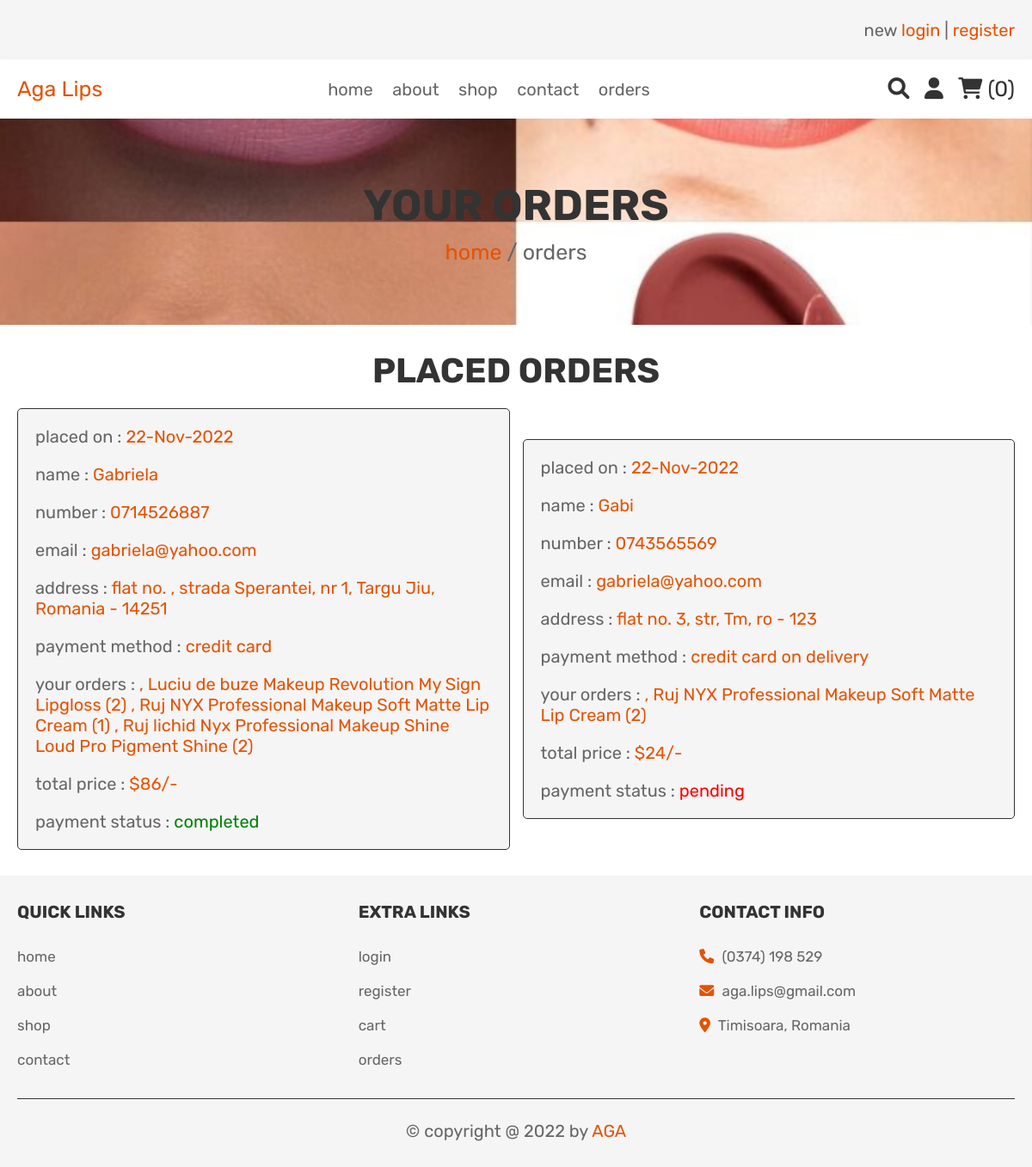
The page /orders.php (signed in) on the database its author committed.
### tables this page shows
CREATE TABLE `orders` (
  `id` int(100) NOT NULL,
  `user_id` int(100) NOT NULL,
  `name` varchar(100) NOT NULL,
  `number` varchar(12) NOT NULL,
  `email` varchar(100) NOT NULL,
  `method` varchar(50) NOT NULL,
  `address` varchar(500) NOT NULL,
  `total_products` varchar(1000) NOT NULL,
  `total_price` int(100) NOT NULL,
  `placed_on` varchar(50) NOT NULL,
  `payment_status` varchar(20) NOT NULL DEFAULT 'pending'
);

### orders.php (the view, shortened to what this page needs)
<?php
include 'config.php';
$user_id = $_SESSION['user_id'];
?>
<!DOCTYPE html>
<html lang="en">
<head>
   <link rel="stylesheet" href="https://cdnjs.cloudflare.com/ajax/libs/font-awesome/6.0.0/css/all.min.css">
   <link rel="stylesheet" href="css/style.css">
</head>
<body>
<?php include 'header.php'; ?>
<div class="heading">
   <h3>your orders</h3>
   <p> <a href="home.php">home</a> / orders </p>
</div>
<section class="placed-orders">
   <h1 class="title">placed orders</h1>
   <div class="box-container">
      <?php
         $order_query = mysqli_query($conn, "SELECT * FROM `orders` WHERE user_id = '$user_id'") or die('query failed');
         if(mysqli_num_rows($order_query) > 0){
            while($fetch_orders = mysqli_fetch_assoc($order_query)){
      ?>
      <div class="box">
         <p> placed on : <span><?php echo $fetch_orders['placed_on']; ?></span> </p>
         <p> name : <span><?php echo $fetch_orders['name']; ?></span> </p>
         <p> number : <span><?php echo $fetch_orders['number']; ?></span> </p>
         <p> email : <span><?php echo $fetch_orders['email']; ?></span> </p>
         <p> address : <span><?php echo $fetch_orders['address']; ?></span> </p>
         <p> payment method : <span><?php echo $fetch_orders['method']; ?></span> </p>
         <p> your orders : <span><?php echo $fetch_orders['total_products']; ?></span> </p>
         <p> total price : <span>$<?php echo $fetch_orders['total_price']; ?>/-</span> </p>
         <p> payment status : <span style="color:<?php if($fetch_orders['payment_status'] == 'pending'){ echo 'red'; }else{ echo 'green'; } ?>;"><?php echo $fetch_orders['payment_status']; ?></span> </p>
         </div>
      <?php
       }
      }else{
         echo '<p class="empty">no orders placed yet!</p>';
      }
      ?>
   </div>
</section>
<?php include 'footer.php'; ?>
</body>
</html>

### css/style.css (style rules this page uses)
:root { --purple:#e45304; --red:#c0392b; --orange:#f39c12; --black:#333; --white:#fff; --light-color:#666; --light-white:#ccc; --light-bg:#f5f5f5; --border:.1rem solid var(--black); --box-shadow:0 .5rem 1rem rgba(0,0,0,.1); }
* { font-family: 'Rubik', sans-serif; margin:0; padding:0; box-sizing: border-box; outline: none; border:none; text-decoration: none; transition:all .2s linear; }
html { font-size: 62.5%; overflow-x: hidden; }
section { padding:3rem 2rem; }
.title { text-align: center; margin-bottom: 2rem; text-transform: uppercase; color:var(--black); font-size: 4rem; }
.heading { min-height: 30vh; display: flex; flex-flow: column; align-items: center; justify-content: center; gap:1rem; background: url(../images/logogen.jpg) no-repeat; background-size: cover; background-position: center; text-align: center; }
.heading h3 { font-size: 5rem; color:var(--black); text-transform: uppercase; }
.heading p { font-size: 2.5rem; color:var(--light-color); }
.heading p a { color:var(--purple); }
.placed-orders .box-container { max-width: 1200px; margin:0 auto; display:flex; flex-wrap: wrap; align-items: center; gap:1.5rem; }
.placed-orders .box-container .box { flex:1 1 40rem; border-radius: .5rem; padding:2rem; border:var(--border); background-color: var(--light-bg); padding:1rem 2rem; }
.placed-orders .box-container .box p { padding:1rem 0; font-size: 2rem; color:var(--light-color); }
.placed-orders .box-container .box p span { color:var(--purple); }

### rows shown on the page
orders: placed_on "22-Nov-2022", name "Gabriela", number "0714526887", email "gabriela@yahoo.com", address "flat no. , strada Sperantei, nr 1, Targu Jiu, Romania - 14251", method "credit card", total_products ", Luciu de buze Makeup Revolution My Sign Lipgloss (2) , Ruj NYX Professional Makeup Soft Matte Lip Cream (1) , Ruj lichid Nyx Professional Makeup Shine Loud Pro Pigment Shine (2)", total_price "86", payment_status "completed"
orders: placed_on "22-Nov-2022", name "Gabi", number "0743565569", email "gabriela@yahoo.com", address "flat no. 3, str, Tm, ro - 123", method "credit card on delivery", total_products ", Ruj NYX Professional Makeup Soft Matte Lip Cream (2)", total_price "24", payment_status "pending"

### other values the page prints
$cart_rows_number "0"
